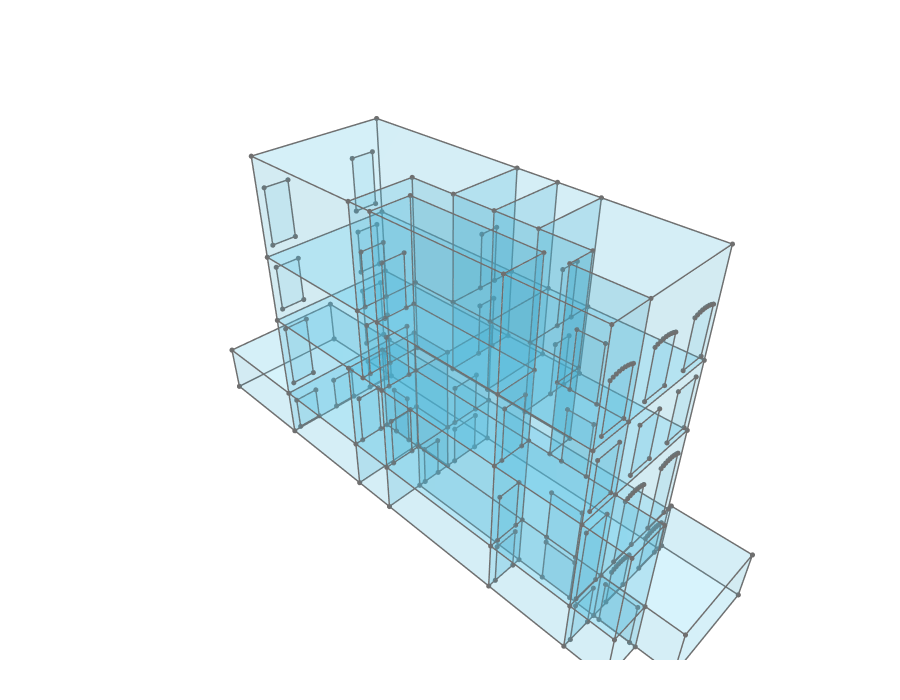

The code cell stored with this chart in its notebook:
### Markdown cell above
## 13. Primal Graph with Apertures

The primal graph overlaid on the room volumes together with all aperture faces: windows (blue) and doors (orange).

### Code cell
aperture_cluster = Cluster.ByTopologies(windows + doors + entrance_doors)
primal_verts   = Topology.Vertices(cell_cluster) or []
primal_edges   = Topology.Edges(cell_cluster)    or []
primal_cluster = Cluster.ByTopologies(primal_edges + primal_verts)

print(f"Primal - Vertices: {len(primal_verts)}, Edges: {len(primal_edges)}")

Topology.Show(
    cell_cluster, aperture_cluster, primal_cluster,
    faceColor="#4CC9F0", faceOpacity=0.12,
    edgeColor=GRAPH_EDGE_COLOR, edgeWidth=GRAPH_EDGE_WIDTH,
    vertexColor=GRAPH_EDGE_COLOR, vertexSize=6,
    showVertices=True,
    backgroundColor=GRAPH_BG_DARK,
    width=900, height=700,
    renderer=renderer
)

### Figure 1 — Plotly figure (JSON) as saved in the notebook; plotly's stock layout.template omitted (floating-point values rounded to 4 significant figures; data arrays with more than 128 entries replaced by an {"elided": "..."} marker saying what was removed)
{"data": [{"customdata": {"elided": "264 str values"}, "hoverinfo": "text", "hovertemplate": {"elided": "264 str values"}, "hovertext": {"elided": "264 str values"}, "legendgroup": "1", "legendrank": 1, "marker": {"color": {"elided": "264 str values"}, "line": {"width": 0}, "opacity": 1, "size": {"elided": "264 int values"}, "sizemode": "diameter", "symbol": "circle"}, "mode": "markers", "name": "1: Untitled (Vertices)", "showlegend": false, "text": {"elided": "264 str values"}, "textfont": {"size": 5}, "type": "scatter3d", "x": {"elided": "264 float values"}, "y": {"elided": "264 float values"}, "z": {"elided": "264 float values"}}, {"hoverinfo": "text", "legendgroup": "2", "legendrank": 2, "line": {"color": "#6F6F6F", "dash": "solid", "width": 3}, "marker": {"size": 0}, "mode": "lines", "name": "1: Untitled (Edges)", "showlegend": false, "text": "", "type": "scatter3d", "x": {"elided": "1188 float values"}, "y": {"elided": "1188 float values"}, "z": {"elided": "1188 float values"}}, {"cmax": 1, "cmin": 0, "color": "#4CC9F0", "colorscale": [[0, "#440154"], [0.1111, "#482878"], [0.2222, "#3e4989"], [0.3333, "#31688e"], [0.4444, "#26828e"], [0.5556, "#1f9e89"], [0.6667, "#35b779"], [0.7778, "#6ece58"], [0.8889, "#b5de2b"], [1, "#fde725"]], "flatshading": true, "hoverinfo": "text", "hovertext": "", "i": {"elided": "420 int values"}, "j": {"elided": "420 int values"}, "k": {"elided": "420 int values"}, "legendgroup": "3", "legendrank": 3, "lighting": {"facenormalsepsilon": 0}, "name": "1: Untitled (Faces)", "opacity": 0.12, "showlegend": false, "showscale": false, "text": "", "type": "mesh3d", "x": {"elided": "225 float values"}, "y": {"elided": "225 float values"}, "z": {"elided": "225 float values"}}, {"customdata": {"elided": "221 str values"}, "hoverinfo": "text", "hovertemplate": {"elided": "221 str values"}, "hovertext": {"elided": "221 str values"}, "legendgroup": "5", "legendrank": 5, "marker": {"color": {"elided": "221 str values"}, "line": {"width": 0}, "opacity": 1, "size": {"elided": "221 int values"}, "sizemode": "diameter", "symbol": "circle"}, "mode": "markers", "name": "2: Untitled (Vertices)", "showlegend": false, "text": {"elided": "221 str values"}, "textfont": {"size": 5}, "type": "scatter3d", "x": {"elided": "221 float values"}, "y": {"elided": "221 float values"}, "z": {"elided": "221 float values"}}, {"hoverinfo": "text", "legendgroup": "6", "legendrank": 6, "line": {"color": "#6F6F6F", "dash": "solid", "width": 3}, "marker": {"size": 0}, "mode": "lines", "name": "2: Untitled (Edges)", "showlegend": false, "text": "", "type": "scatter3d", "x": {"elided": "663 float values"}, "y": {"elided": "663 float values"}, "z": {"elided": "663 float values"}}, {"cmax": 1, "cmin": 0, "color": "#4CC9F0", "colorscale": [[0, "#440154"], [0.1111, "#482878"], [0.2222, "#3e4989"], [0.3333, "#31688e"], [0.4444, "#26828e"], [0.5556, "#1f9e89"], [0.6667, "#35b779"], [0.7778, "#6ece58"], [0.8889, "#b5de2b"], [1, "#fde725"]], "flatshading": true, "hoverinfo": "text", "hovertext": "", "i": {"elided": "135 int values"}, "j": {"elided": "135 int values"}, "k": {"elided": "135 int values"}, "legendgroup": "7", "legendrank": 7, "lighting": {"facenormalsepsilon": 0}, "name": "2: Untitled (Faces)", "opacity": 0.12, "showlegend": false, "showscale": false, "text": "", "type": "mesh3d", "x": {"elided": "221 float values"}, "y": {"elided": "221 float values"}, "z": {"elided": "221 float values"}}, {"customdata": {"elided": "264 str values"}, "hoverinfo": "text", "hovertemplate": {"elided": "264 str values"}, "hovertext": {"elided": "264 str values"}, "legendgroup": "9", "legendrank": 9, "marker": {"color": {"elided": "264 str values"}, "line": {"width": 0}, "opacity": 1, "size": {"elided": "264 int values"}, "sizemode": "diameter", "symbol": "circle"}, "mode": "markers", "name": "3: Untitled (Vertices)", "showlegend": false, "text": {"elided": "264 str values"}, "textfont": {"size": 5}, "type": "scatter3d", "x": {"elided": "264 float values"}, "y": {"elided": "264 float values"}, "z": {"elided": "264 float values"}}, {"hoverinfo": "text", "legendgroup": "10", "legendrank": 10, "line": {"color": "#6F6F6F", "dash": "solid", "width": 3}, "marker": {"size": 0}, "mode": "lines", "name": "3: Untitled (Edges)", "showlegend": false, "text": "", "type": "scatter3d", "x": {"elided": "1188 float values"}, "y": {"elided": "1188 float values"}, "z": {"elided": "1188 float values"}}], "layout": {"autosize": true, "height": 700, "margin": {"b": 40, "l": 40, "r": 40, "t": 40}, "paper_bgcolor": "#FFFFFF", "plot_bgcolor": "#FFFFFF", "scene": {"aspectmode": "data", "camera": {"center": {"x": 0, "y": 0, "z": 0}, "eye": {"x": -1.25, "y": -1.25, "z": 1.25}, "projection": {"type": "perspective"}, "up": {"x": 0, "y": 0, "z": 1}}, "xaxis": {"visible": false}, "yaxis": {"visible": false}, "zaxis": {"visible": false}}, "showlegend": true, "width": 900, "xaxis": {"showgrid": false, "visible": false, "zeroline": false}, "yaxis": {"showgrid": false, "visible": false, "zeroline": false}}}
